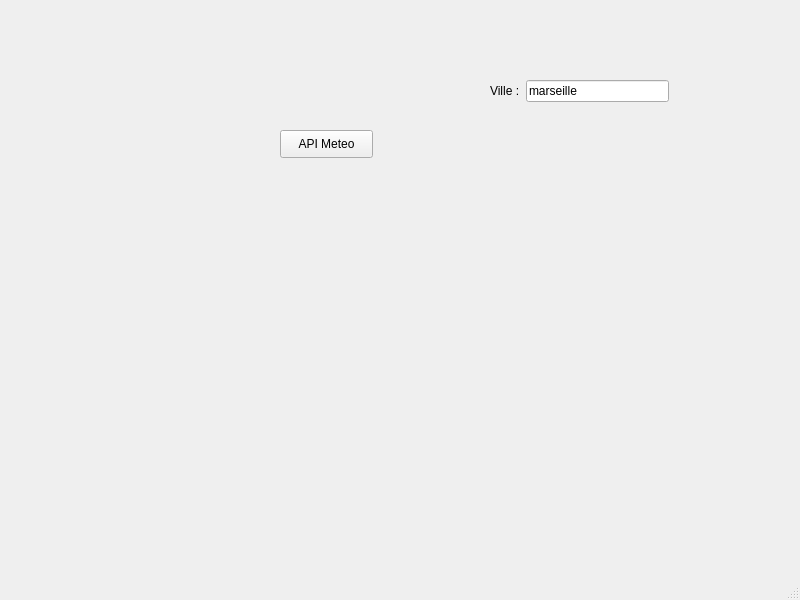
<?xml version="1.0" encoding="UTF-8"?>
<ui version="4.0">
 <class>MainWindow</class>
 <widget class="QMainWindow" name="MainWindow">
  <property name="geometry">
   <rect>
    <x>0</x>
    <y>0</y>
    <width>800</width>
    <height>600</height>
   </rect>
  </property>
  <property name="windowTitle">
   <string>MainWindow</string>
  </property>
  <widget class="QWidget" name="centralwidget">
   <widget class="QPushButton" name="pushButton">
    <property name="geometry">
     <rect>
      <x>280</x>
      <y>130</y>
      <width>93</width>
      <height>28</height>
     </rect>
    </property>
    <property name="text">
     <string>API Meteo</string>
    </property>
   </widget>
   <widget class="QWidget" name="">
    <property name="geometry">
     <rect>
      <x>490</x>
      <y>80</y>
      <width>179</width>
      <height>24</height>
     </rect>
    </property>
    <layout class="QFormLayout" name="formLayout">
     <item row="0" column="0">
      <widget class="QLabel" name="label">
       <property name="text">
        <string>Ville :</string>
       </property>
      </widget>
     </item>
     <item row="0" column="1">
      <widget class="QLineEdit" name="textville">
       <property name="text">
        <string>marseille</string>
       </property>
      </widget>
     </item>
    </layout>
   </widget>
  </widget>
  <widget class="QMenuBar" name="menubar">
   <property name="geometry">
    <rect>
     <x>0</x>
     <y>0</y>
     <width>800</width>
     <height>26</height>
    </rect>
   </property>
  </widget>
  <widget class="QStatusBar" name="statusbar"/>
 </widget>
 <resources/>
 <connections/>
</ui>
